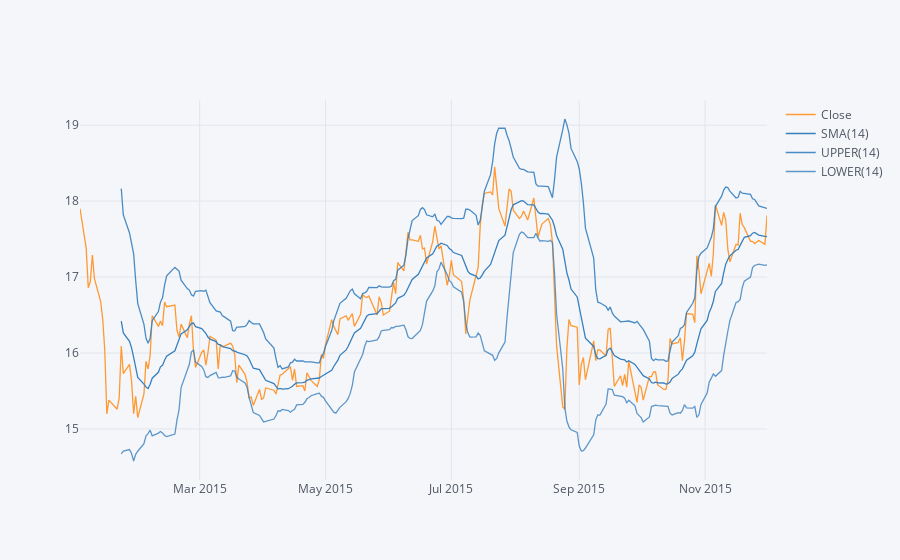

Notebook cell for this chart:
### Code cell
# create a Bollinger Band Plot for Bank of America for the year 2015
bank_stocks.loc['2015-01-01':'2015-12-01']['BAC']['Close'].ta_plot(study='boll')

### Figure 1 — Plotly figure (JSON) as saved in the notebook; plotly's stock layout.template omitted (floating-point values rounded to 4 significant figures; data arrays with more than 128 entries replaced by an {"elided": "..."} marker saying what was removed)
{"data": [{"line": {"color": "rgba(255, 153, 51, 1.0)", "dash": "solid", "shape": "linear", "width": 1.3}, "mode": "lines", "name": "Close", "text": "", "type": "scatter", "x": {"elided": "231 str values"}, "y": {"elided": "231 float values"}}, {"line": {"color": "rgba(55, 128, 191, 1.0)", "dash": "solid", "shape": "linear", "width": 1.3}, "mode": "lines", "name": "SMA(14)", "text": "", "type": "scatter", "x": {"elided": "231 str values"}, "y": {"elided": "231 mixed values"}}, {"line": {"color": "rgba(55, 128, 191, 0.8999999999999999)", "dash": "solid", "shape": "linear", "width": 1.3}, "mode": "lines", "name": "UPPER(14)", "text": "", "type": "scatter", "x": {"elided": "231 str values"}, "y": {"elided": "231 mixed values"}}, {"line": {"color": "rgba(55, 128, 191, 0.7999999999999998)", "dash": "solid", "shape": "linear", "width": 1.3}, "mode": "lines", "name": "LOWER(14)", "text": "", "type": "scatter", "x": {"elided": "231 str values"}, "y": {"elided": "231 mixed values"}}], "layout": {"legend": {"bgcolor": "#F5F6F9", "font": {"color": "#4D5663"}}, "paper_bgcolor": "#F5F6F9", "plot_bgcolor": "#F5F6F9", "title": {"font": {"color": "#4D5663"}}, "xaxis": {"gridcolor": "#E1E5ED", "showgrid": true, "tickfont": {"color": "#4D5663"}, "title": {"font": {"color": "#4D5663"}, "text": ""}, "zerolinecolor": "#E1E5ED"}, "yaxis": {"gridcolor": "#E1E5ED", "showgrid": true, "tickfont": {"color": "#4D5663"}, "title": {"font": {"color": "#4D5663"}, "text": ""}, "zerolinecolor": "#E1E5ED"}}}
